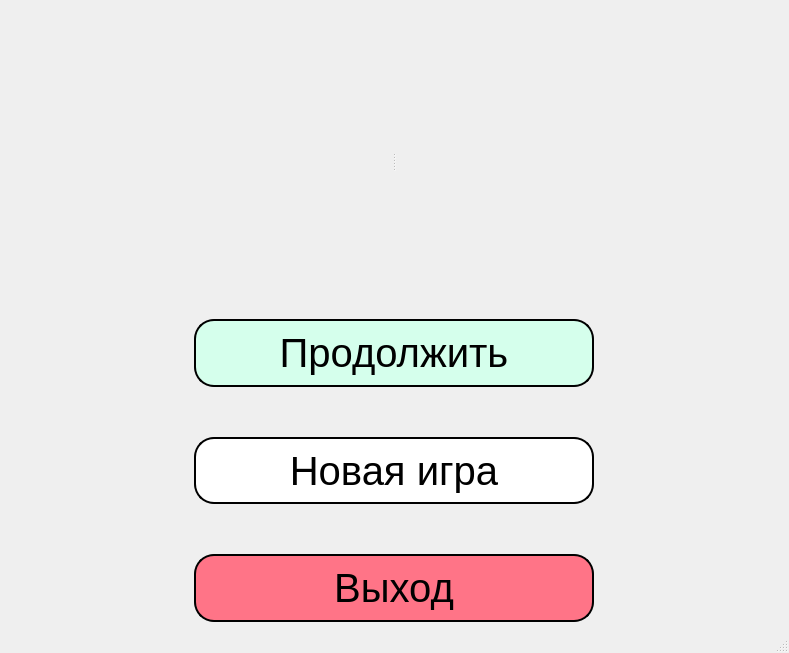
<?xml version="1.0" encoding="UTF-8"?>
<ui version="4.0">
 <class>MainWindow</class>
 <widget class="QMainWindow" name="MainWindow">
  <property name="enabled">
   <bool>true</bool>
  </property>
  <property name="geometry">
   <rect>
    <x>0</x>
    <y>0</y>
    <width>789</width>
    <height>653</height>
   </rect>
  </property>
  <property name="sizePolicy">
   <sizepolicy hsizetype="Fixed" vsizetype="Fixed">
    <horstretch>0</horstretch>
    <verstretch>2</verstretch>
   </sizepolicy>
  </property>
  <property name="maximumSize">
   <size>
    <width>16777215</width>
    <height>16777215</height>
   </size>
  </property>
  <property name="sizeIncrement">
   <size>
    <width>0</width>
    <height>0</height>
   </size>
  </property>
  <property name="baseSize">
   <size>
    <width>0</width>
    <height>0</height>
   </size>
  </property>
  <property name="mouseTracking">
   <bool>false</bool>
  </property>
  <property name="windowTitle">
   <string>MainWindow</string>
  </property>
  <property name="layoutDirection">
   <enum>Qt::LayoutDirection::LeftToRight</enum>
  </property>
  <property name="autoFillBackground">
   <bool>true</bool>
  </property>
  <widget class="QWidget" name="centralwidget">
   <layout class="QGridLayout" name="gridLayout">
    <item row="0" column="0">
     <widget class="QSplitter" name="splitter">
      <property name="maximumSize">
       <size>
        <width>400</width>
        <height>50</height>
       </size>
      </property>
      <property name="orientation">
       <enum>Qt::Orientation::Horizontal</enum>
      </property>
      <property name="opaqueResize">
       <bool>true</bool>
      </property>
      <property name="handleWidth">
       <number>300</number>
      </property>
      <widget class="QPushButton" name="pushButton_4">
       <property name="sizePolicy">
        <sizepolicy hsizetype="Minimum" vsizetype="Fixed">
         <horstretch>0</horstretch>
         <verstretch>0</verstretch>
        </sizepolicy>
       </property>
       <property name="maximumSize">
        <size>
         <width>50</width>
         <height>16777215</height>
        </size>
       </property>
       <property name="styleSheet">
        <string notr="true">
border-radius:2px;</string>
       </property>
       <property name="text">
        <string/>
       </property>
       <property name="icon">
        <iconset resource="resourses.qrc">
         <normaloff>:/resourse/img/setting.png</normaloff>:/resourse/img/setting.png</iconset>
       </property>
       <property name="iconSize">
        <size>
         <width>50</width>
         <height>50</height>
        </size>
       </property>
       <property name="autoRepeatDelay">
        <number>300</number>
       </property>
       <property name="default">
        <bool>false</bool>
       </property>
       <property name="flat">
        <bool>false</bool>
       </property>
      </widget>
      <widget class="QPushButton" name="pushButton_5">
       <property name="sizePolicy">
        <sizepolicy hsizetype="Preferred" vsizetype="Preferred">
         <horstretch>0</horstretch>
         <verstretch>0</verstretch>
        </sizepolicy>
       </property>
       <property name="maximumSize">
        <size>
         <width>50</width>
         <height>16777215</height>
        </size>
       </property>
       <property name="styleSheet">
        <string notr="true">border-radius:2px;</string>
       </property>
       <property name="text">
        <string/>
       </property>
       <property name="icon">
        <iconset resource="resourses.qrc">
         <normaloff>:/resourse/img/question.png</normaloff>:/resourse/img/question.png</iconset>
       </property>
       <property name="iconSize">
        <size>
         <width>50</width>
         <height>50</height>
        </size>
       </property>
       <property name="autoRepeatDelay">
        <number>300</number>
       </property>
       <property name="default">
        <bool>false</bool>
       </property>
       <property name="flat">
        <bool>false</bool>
       </property>
      </widget>
     </widget>
    </item>
    <item row="1" column="0">
     <layout class="QVBoxLayout" name="verticalLayout">
      <property name="spacing">
       <number>50</number>
      </property>
      <item>
       <widget class="QPushButton" name="pushButton">
        <property name="maximumSize">
         <size>
          <width>1000</width>
          <height>100</height>
         </size>
        </property>
        <property name="mouseTracking">
         <bool>true</bool>
        </property>
        <property name="tabletTracking">
         <bool>false</bool>
        </property>
        <property name="autoFillBackground">
         <bool>false</bool>
        </property>
        <property name="styleSheet">
         <string notr="true">QPushButton{
background-color: rgb(213, 255, 236);
border-radius: 20px;
border:2px solid;
color: black;
font-size:40px;
}
QPushButton::hover{
background-color: rgb(150, 255, 188);

}
</string>
        </property>
        <property name="text">
         <string>Продолжить</string>
        </property>
        <property name="iconSize">
         <size>
          <width>20</width>
          <height>20</height>
         </size>
        </property>
        <property name="autoRepeat">
         <bool>false</bool>
        </property>
        <property name="autoRepeatDelay">
         <number>300</number>
        </property>
        <property name="default">
         <bool>false</bool>
        </property>
        <property name="flat">
         <bool>false</bool>
        </property>
       </widget>
      </item>
      <item>
       <widget class="QPushButton" name="pushButton_3">
        <property name="maximumSize">
         <size>
          <width>16777215</width>
          <height>100</height>
         </size>
        </property>
        <property name="mouseTracking">
         <bool>true</bool>
        </property>
        <property name="tabletTracking">
         <bool>true</bool>
        </property>
        <property name="styleSheet">
         <string notr="true">QPushButton{
background-color: white;
border-radius: 20px;
border:2px solid;
color: black;
font-size: 40px;
}
QPushButton::hover{
background-color:rgb(211, 211, 211);
}</string>
        </property>
        <property name="text">
         <string>Новая игра</string>
        </property>
        <property name="flat">
         <bool>false</bool>
        </property>
       </widget>
      </item>
      <item>
       <widget class="QPushButton" name="pushButton_2">
        <property name="maximumSize">
         <size>
          <width>16777215</width>
          <height>100</height>
         </size>
        </property>
        <property name="mouseTracking">
         <bool>true</bool>
        </property>
        <property name="tabletTracking">
         <bool>true</bool>
        </property>
        <property name="styleSheet">
         <string notr="true">QPushButton{
background-color: rgb(255, 116, 135);
border-radius: 20px;
border:2px solid;
color: black;
font-size:40px;
}
QPushButton::hover{
background-color:rgb(255, 84, 110)
}</string>
        </property>
        <property name="text">
         <string>Выход</string>
        </property>
       </widget>
      </item>
     </layout>
    </item>
   </layout>
  </widget>
  <widget class="QMenuBar" name="menubar">
   <property name="geometry">
    <rect>
     <x>0</x>
     <y>0</y>
     <width>789</width>
     <height>26</height>
    </rect>
   </property>
  </widget>
  <widget class="QStatusBar" name="statusbar"/>
 </widget>
 <resources>
  <include location="resourses.qrc"/>
 </resources>
 <connections/>
</ui>
